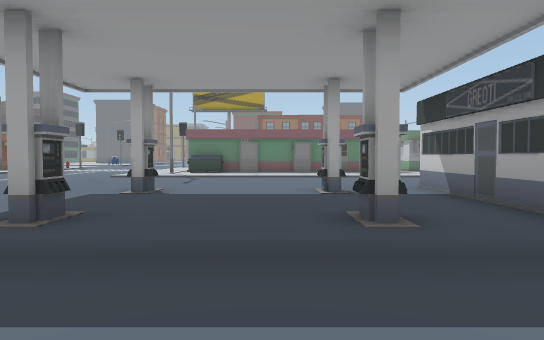
view 1 (above)

23 first-person views from a walk through a 3-D level made in the Unity game engine. The camera is 1.3 m above the floor, tilts 2° down and sees 70° across. The floor is counted in squares, 2 m on a side. Each view is taken from the middle of a square. On the plan, view 1 faces up. The plan holds only what a view shows up to about 11 squares ahead; the rest is blank. The place goes on beyond the plan. The player is left out.

view 2
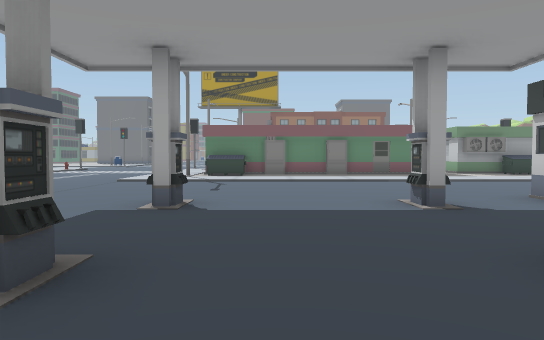

view 3
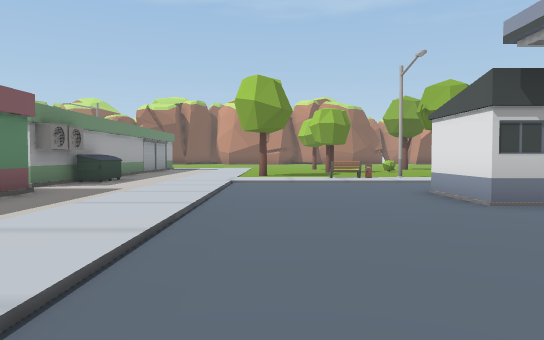

view 4
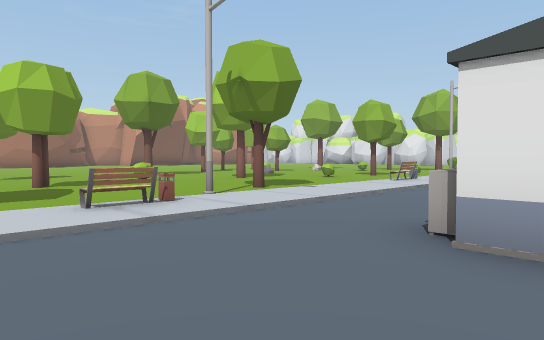

view 5
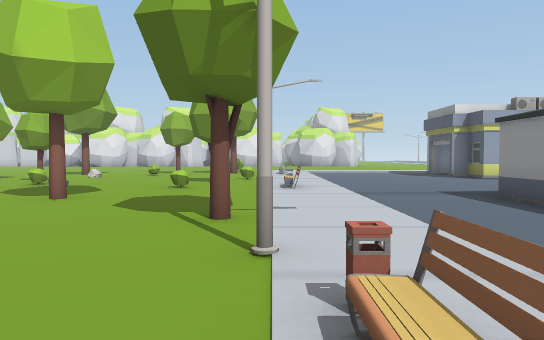

view 6
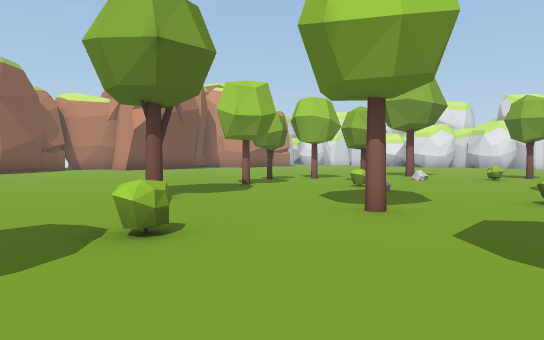

view 7
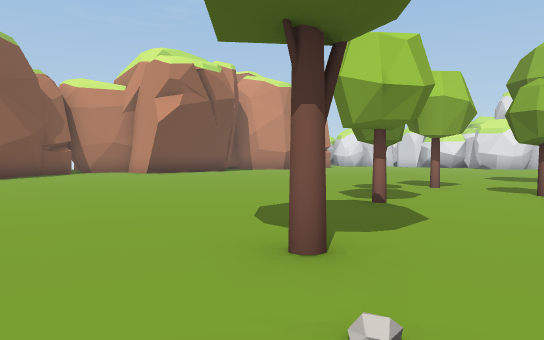

view 8
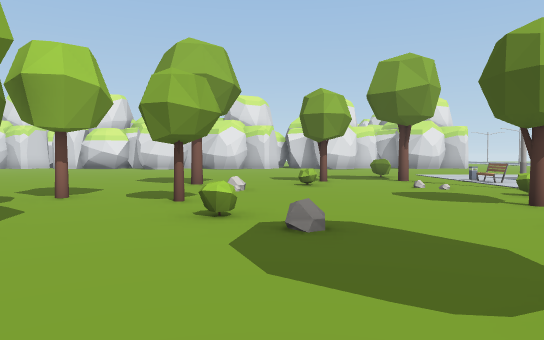

view 9
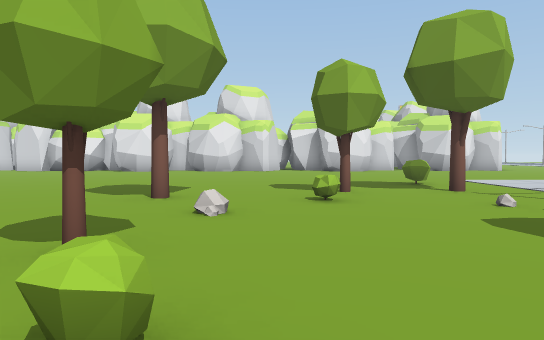

view 10
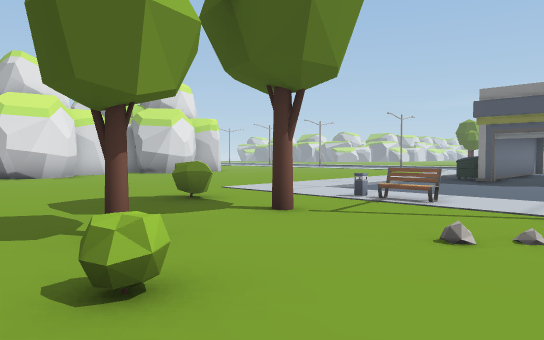

view 11
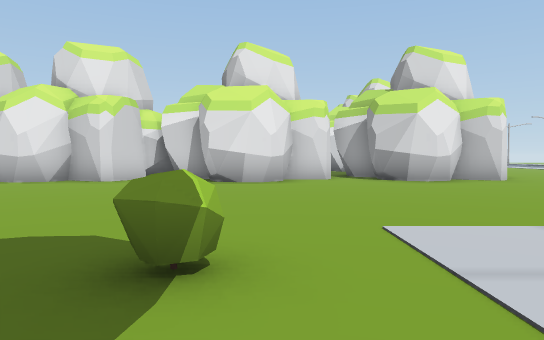

view 12
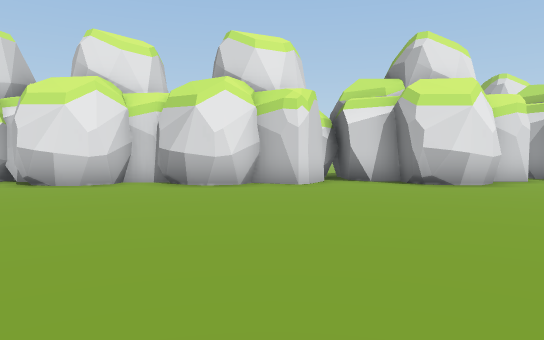

view 13
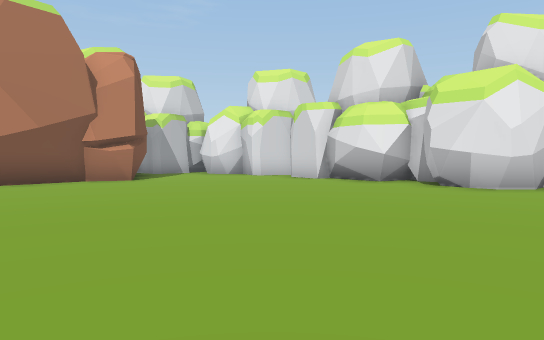

view 14
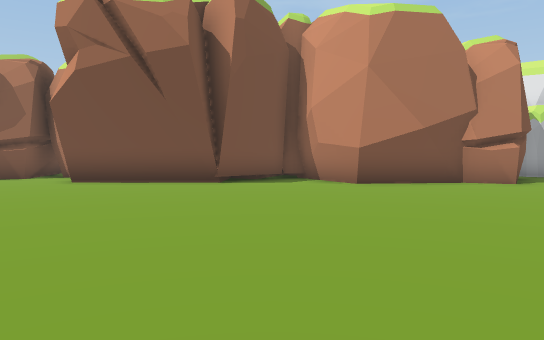

view 15
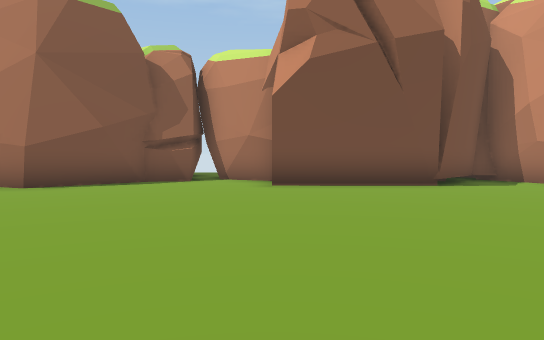

view 16
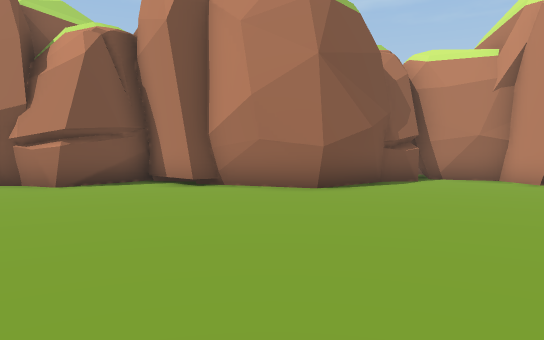

view 17
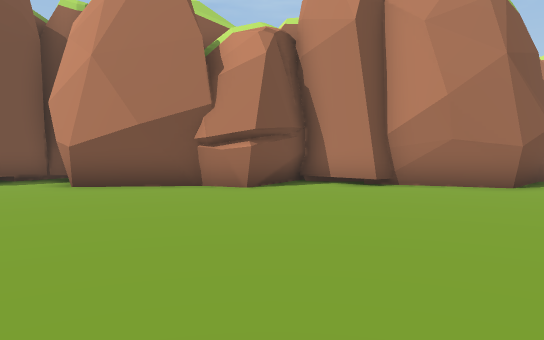

view 18
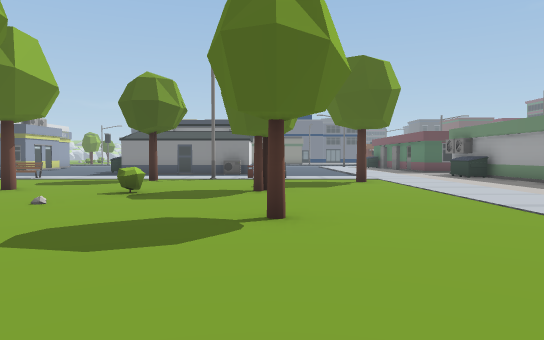

view 19
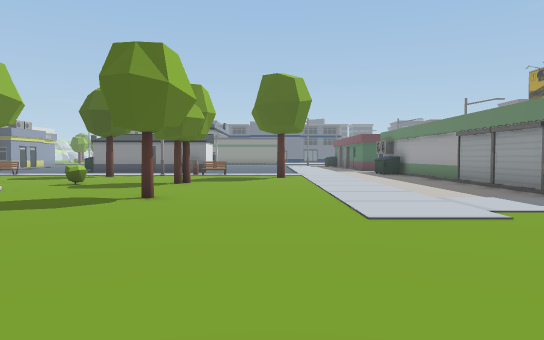

view 20
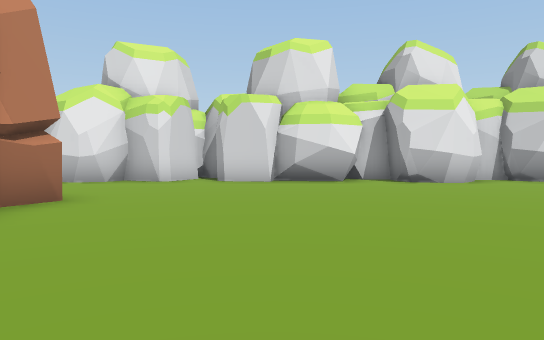

view 21
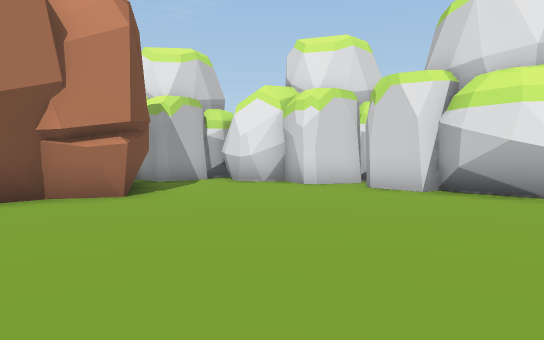

view 22
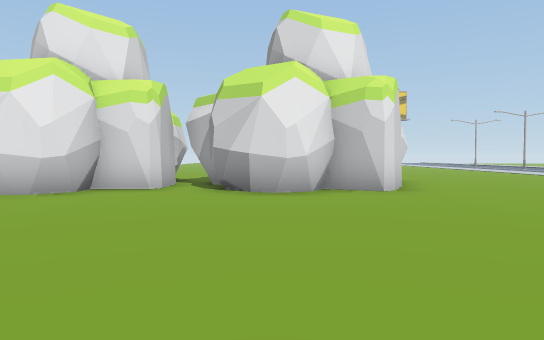

view 23
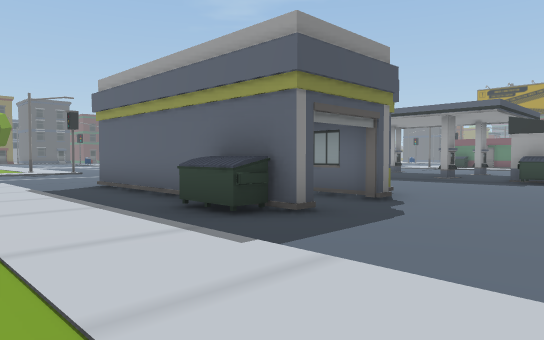

### Floor plan
Key: @ floor where view 1 was taken; # wall or solid block; . main floor; : floor 0.25 m higher than the main floor; / step, stairs or slope; B building; U dumpster; E bench; I bin; S streetlight; T tree; H bush; O other object.
Columns run from 6 left of view 1 to 30 right of it. Each row starts with its distance up from view 1.
 15           #..UU........         ..#
 14         ...............       ...##
 13 ./ :::::::::::::        :..  ....##
 12 ./////////////::..................#
 11 ..............::T.................#
 10 ..............::..................##
  9 ..............E:..TT..T............#
  8 .........###..:I..................##
  7  ...B..B.# O..:S..................#
  6   .......#  ..::T..H.............##
  5   .......#  ..::......T..........##
  4    .B..B.  #..::..T...............##
  3     ......U#..::...................##
  2     ..........E:.H.....T............#
  1      .........:O....HH..............#
  0       @.......::.T......T.........###
 -1         ......::H....T.T..........#
 -2        ##...   :..................#
 -3        #BB....:S.:................#
 -4        .......E:...H..T...........##
 -5 ...B#####B....:I.T.T...............#
 -6 .......UU.....::...................##
 -7 ./////////////::.H...............###
 -8     ::::::::::::.................##
 -9          ........................##
-10           .......................##
-11           ........................##
-12          ..........................##
-13         ............................#
-14         ............................#
-15        .........###.####.#######.####
-16       ....####.######  ######  ###
-17       ...##  #.#   ##           #

Positions as (right, up) in squares from view 1, and headings:
1: (0, 0), facing up
2: (-1, 2), facing up
3: (-2, 11), facing right
4: (4, 11), facing down-right
5: (9, 10), facing down
6: (10, 8), facing down-right
7: (14, 7), facing down-right
8: (14, 5), facing down
9: (14, 2), facing down
10: (14, -2), facing down-left
11: (10, -5), facing down
12: (15, -6), facing down
13: (17, -6), facing down-right
14: (18, -5), facing right
15: (19, 0), facing right
16: (19, 6), facing right
17: (19, 10), facing right
18: (20, 9), facing left
19: (22, 11), facing left
20: (24, -5), facing down
21: (21, -8), facing down-right
22: (6, -8), facing down
23: (6, -9), facing up-left
